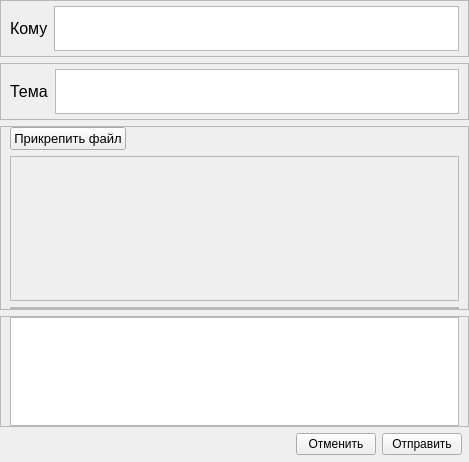
               <widget class="QWidget" name="scrollAreaWidgetContents_2">
                <property name="geometry">
                 <rect>
                  <x>0</x>
                  <y>0</y>
                  <width>469</width>
                  <height>462</height>
                 </rect>
                </property>
                <layout class="QVBoxLayout" name="verticalLayout_5">
                 <property name="leftMargin">
                  <number>0</number>
                 </property>
                 <property name="topMargin">
                  <number>0</number>
                 </property>
                 <property name="rightMargin">
                  <number>0</number>
                 </property>
                 <property name="bottomMargin">
                  <number>0</number>
                 </property>
                 <item>
                  <widget class="QFrame" name="frame_11">
                   <property name="sizePolicy">
                    <sizepolicy hsizetype="Preferred" vsizetype="Fixed">
                     <horstretch>0</horstretch>
                     <verstretch>0</verstretch>
                    </sizepolicy>
                   </property>
                   <property name="frameShape">
                    <enum>QFrame::StyledPanel</enum>
                   </property>
                   <property name="frameShadow">
                    <enum>QFrame::Raised</enum>
                   </property>
                   <layout class="QHBoxLayout" name="horizontalLayout_10">
                    <property name="topMargin">
                     <number>5</number>
                    </property>
                    <property name="bottomMargin">
                     <number>5</number>
                    </property>
                    <item>
                     <widget class="QLabel" name="label_9">
                      <property name="maximumSize">
                       <size>
                        <width>16777215</width>
                        <height>40</height>
                       </size>
                      </property>
                      <property name="font">
                       <font>
                        <pointsize>12</pointsize>
                       </font>
                      </property>
                      <property name="text">
                       <string>Кому</string>
                      </property>
                     </widget>
                    </item>
                    <item>
                     <widget class="QTextEdit" name="textEdit_3">
                      <property name="maximumSize">
                       <size>
                        <width>16777215</width>
                        <height>45</height>
                       </size>
                      </property>
                      <property name="font">
                       <font>
                        <pointsize>14</pointsize>
                       </font>
                      </property>
                      <property name="verticalScrollBarPolicy">
                       <enum>Qt::ScrollBarAlwaysOff</enum>
                      </property>
                      <property name="lineWrapMode">
                       <enum>QTextEdit::NoWrap</enum>
                      </property>
                     </widget>
                    </item>
                   </layout>
                  </widget>
                 </item>
                 <item alignment="Qt::AlignTop">
                  <widget class="QFrame" name="frame_10">
                   <property name="sizePolicy">
                    <sizepolicy hsizetype="Preferred" vsizetype="Fixed">
                     <horstretch>0</horstretch>
                     <verstretch>0</verstretch>
                    </sizepolicy>
                   </property>
                   <property name="frameShape">
                    <enum>QFrame::StyledPanel</enum>
                   </property>
                   <property name="frameShadow">
                    <enum>QFrame::Raised</enum>
                   </property>
                   <layout class="QHBoxLayout" name="horizontalLayout_9">
                    <property name="spacing">
                     <number>7</number>
                    </property>
                    <property name="topMargin">
                     <number>5</number>
                    </property>
                    <property name="bottomMargin">
                     <number>5</number>
                    </property>
                    <item>
                     <widget class="QLabel" name="label_8">
                      <property name="maximumSize">
                       <size>
                        <width>16777215</width>
                        <height>40</height>
                       </size>
                      </property>
                      <property name="font">
                       <font>
                        <pointsize>12</pointsize>
                       </font>
                      </property>
                      <property name="text">
                       <string>Тема</string>
                      </property>
                     </widget>
                    </item>
                    <item>
                     <widget class="QTextEdit" name="textEdit_2">
                      <property name="maximumSize">
                       <size>
                        <width>16777215</width>
                        <height>45</height>
                       </size>
                      </property>
                      <property name="font">
                       <font>
                        <pointsize>14</pointsize>
                       </font>
                      </property>
                      <property name="verticalScrollBarPolicy">
                       <enum>Qt::ScrollBarAlwaysOff</enum>
                      </property>
                      <property name="lineWrapMode">
                       <enum>QTextEdit::NoWrap</enum>
                      </property>
                     </widget>
                    </item>
                   </layout>
                  </widget>
                 </item>
                 <item>
                  <widget class="QFrame" name="frame_12">
                   <property name="frameShape">
                    <enum>QFrame::StyledPanel</enum>
                   </property>
                   <property name="frameShadow">
                    <enum>QFrame::Raised</enum>
                   </property>
                   <layout class="QVBoxLayout" name="verticalLayout_6">
                    <property name="topMargin">
                     <number>0</number>
                    </property>
                    <property name="bottomMargin">
                     <number>0</number>
                    </property>
                    <item>
                     <widget class="QPushButton" name="pushButton_10">
                      <property name="sizePolicy">
                       <sizepolicy hsizetype="Fixed" vsizetype="Fixed">
                        <horstretch>0</horstretch>
                        <verstretch>0</verstretch>
                       </sizepolicy>
                      </property>
                      <property name="font">
                       <font>
                        <pointsize>10</pointsize>
                       </font>
                      </property>
                      <property name="text">
                       <string>Прикрепить файл</string>
                      </property>
                     </widget>
                    </item>
                    <item>
                     <widget class="QScrollArea" name="scrollArea_3">
                      <property name="sizePolicy">
                       <sizepolicy hsizetype="Expanding" vsizetype="Fixed">
                        <horstretch>0</horstretch>
                        <verstretch>0</verstretch>
                       </sizepolicy>
                      </property>
                      <property name="minimumSize">
                       <size>
                        <width>0</width>
                        <height>145</height>
                       </size>
                      </property>
                      <property name="maximumSize">
                       <size>
                        <width>16777215</width>
                        <height>145</height>
                       </size>
                      </property>
                      <property name="widgetResizable">
                       <bool>true</bool>
                      </property>
                      <widget class="QWidget" name="scrollAreaWidgetContents_3">
                       <property name="geometry">
                        <rect>
                         <x>0</x>
                         <y>0</y>
                         <width>22</width>
                         <height>143</height>
                        </rect>
                       </property>
                       <property name="sizePolicy">
                        <sizepolicy hsizetype="Fixed" vsizetype="Preferred">
                         <horstretch>0</horstretch>
                         <verstretch>0</verstretch>
                        </sizepolicy>
                       </property>
                       <layout class="QHBoxLayout" name="horizontalLayout_15"/>
                      </widget>
                     </widget>
                    </item>
                    <item>
                     <widget class="QFrame" name="frame_15">
                      <property name="sizePolicy">
                       <sizepolicy hsizetype="Fixed" vsizetype="Fixed">
                        <horstretch>0</horstretch>
                        <verstretch>0</verstretch>
                       </sizepolicy>
                      </property>
                      <property name="maximumSize">
                       <size>
                        <width>1000</width>
                        <height>16777215</height>
                       </size>
                      </property>
                      <property name="frameShape">
                       <enum>QFrame::StyledPanel</enum>
                      </property>
                      <property name="frameShadow">
                       <enum>QFrame::Raised</enum>
                      </property>
                      <layout class="QHBoxLayout" name="horizontalLayout_11">
                       <property name="leftMargin">
                        <number>0</number>
                       </property>
                       <property name="topMargin">
                        <number>0</number>
                       </property>
                       <property name="rightMargin">
                        <number>0</number>
                       </property>
                       <property name="bottomMargin">
                        <number>0</number>
                       </property>
                      </layout>
                     </widget>
                    </item>
                   </layout>
                  </widget>
                 </item>
                 <item>
                  <widget class="QFrame" name="frame_16">
                   <property name="sizePolicy">
                    <sizepolicy hsizetype="Expanding" vsizetype="Expanding">
                     <horstretch>0</horstretch>
                     <verstretch>0</verstretch>
                    </sizepolicy>
                   </property>
                   <property name="frameShape">
                    <enum>QFrame::StyledPanel</enum>
                   </property>
                   <property name="frameShadow">
                    <enum>QFrame::Raised</enum>
                   </property>
                   <layout class="QGridLayout" name="gridLayout_2">
                    <property name="topMargin">
                     <number>0</number>
                    </property>
                    <property name="bottomMargin">
                     <number>0</number>
                    </property>
                    <item row="0" column="0">
                     <widget class="QTextEdit" name="input_text_email"/>
                    </item>
                   </layout>
                  </widget>
                 </item>
                 <item>
                  <layout class="QHBoxLayout" name="horizontalLayout_14">
                   <property name="rightMargin">
                    <number>7</number>
                   </property>
                   <property name="bottomMargin">
                    <number>7</number>
                   </property>
                   <item alignment="Qt::AlignRight">
                    <widget class="QPushButton" name="cancel">
                     <property name="sizePolicy">
                      <sizepolicy hsizetype="Fixed" vsizetype="Fixed">
                       <horstretch>0</horstretch>
                       <verstretch>0</verstretch>
                      </sizepolicy>
                     </property>
                     <property name="text">
                      <string>Отменить</string>
                     </property>
                    </widget>
                   </item>
                   <item>
                    <widget class="QPushButton" name="btn_sent_email">
                     <property name="sizePolicy">
                      <sizepolicy hsizetype="Fixed" vsizetype="Fixed">
                       <horstretch>0</horstretch>
                       <verstretch>0</verstretch>
                      </sizepolicy>
                     </property>
                     <property name="text">
                      <string>Отправить</string>
                     </property>
                    </widget>
                   </item>
                  </layout>
                 </item>
                </layout>
               </widget>
